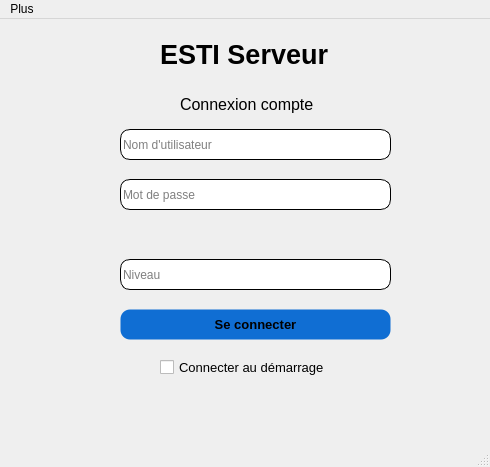
<?xml version="1.0" encoding="UTF-8"?>
<ui version="4.0">
 <class>MainWindow</class>
 <widget class="QMainWindow" name="MainWindow">
  <property name="geometry">
   <rect>
    <x>0</x>
    <y>0</y>
    <width>490</width>
    <height>467</height>
   </rect>
  </property>
  <property name="font">
   <font>
    <weight>50</weight>
    <bold>false</bold>
   </font>
  </property>
  <property name="windowTitle">
   <string>Connexion</string>
  </property>
  <property name="tabShape">
   <enum>QTabWidget::Rounded</enum>
  </property>
  <widget class="QWidget" name="centralwidget">
   <widget class="QPushButton" name="pushButton">
    <property name="geometry">
     <rect>
      <x>120</x>
      <y>290</y>
      <width>271</width>
      <height>31</height>
     </rect>
    </property>
    <property name="font">
     <font>
      <pointsize>10</pointsize>
      <weight>75</weight>
      <bold>true</bold>
     </font>
    </property>
    <property name="styleSheet">
     <string notr="true">background-color: rgb(16, 110, 211); border-style: solid; border-width: 1px; border-radius: 10px;</string>
    </property>
    <property name="text">
     <string>Se connecter</string>
    </property>
   </widget>
   <widget class="QLabel" name="label">
    <property name="geometry">
     <rect>
      <x>160</x>
      <y>20</y>
      <width>181</width>
      <height>31</height>
     </rect>
    </property>
    <property name="font">
     <font>
      <pointsize>20</pointsize>
      <weight>75</weight>
      <bold>true</bold>
     </font>
    </property>
    <property name="text">
     <string>ESTI Serveur</string>
    </property>
   </widget>
   <widget class="QLabel" name="label_2">
    <property name="geometry">
     <rect>
      <x>180</x>
      <y>70</y>
      <width>161</width>
      <height>31</height>
     </rect>
    </property>
    <property name="font">
     <font>
      <pointsize>12</pointsize>
      <weight>50</weight>
      <bold>false</bold>
     </font>
    </property>
    <property name="text">
     <string>Connexion compte</string>
    </property>
   </widget>
   <widget class="QLineEdit" name="lineEdit">
    <property name="geometry">
     <rect>
      <x>120</x>
      <y>110</y>
      <width>271</width>
      <height>31</height>
     </rect>
    </property>
    <property name="styleSheet">
     <string notr="true">border-style: solid; border-width: 1px; border-radius: 10px;</string>
    </property>
    <property name="text">
     <string/>
    </property>
    <property name="placeholderText">
     <string>Nom d'utilisateur</string>
    </property>
   </widget>
   <widget class="QLineEdit" name="lineEdit_2">
    <property name="geometry">
     <rect>
      <x>120</x>
      <y>160</y>
      <width>271</width>
      <height>31</height>
     </rect>
    </property>
    <property name="styleSheet">
     <string notr="true">border-style: solid; border-width: 1px; border-radius: 10px;</string>
    </property>
    <property name="placeholderText">
     <string>Mot de passe</string>
    </property>
   </widget>
   <widget class="QCheckBox" name="checkBox">
    <property name="geometry">
     <rect>
      <x>160</x>
      <y>340</y>
      <width>171</width>
      <height>17</height>
     </rect>
    </property>
    <property name="font">
     <font>
      <pointsize>10</pointsize>
     </font>
    </property>
    <property name="text">
     <string>Connecter au démarrage</string>
    </property>
   </widget>
   <widget class="QLineEdit" name="lineEdit_3">
    <property name="geometry">
     <rect>
      <x>120</x>
      <y>240</y>
      <width>271</width>
      <height>31</height>
     </rect>
    </property>
    <property name="styleSheet">
     <string notr="true">border-style: solid; border-width: 1px; border-radius: 10px;</string>
    </property>
    <property name="text">
     <string/>
    </property>
    <property name="placeholderText">
     <string>Niveau</string>
    </property>
   </widget>
   <widget class="QLabel" name="label_notif">
    <property name="geometry">
     <rect>
      <x>170</x>
      <y>370</y>
      <width>161</width>
      <height>21</height>
     </rect>
    </property>
    <property name="font">
     <font>
      <pointsize>12</pointsize>
      <weight>50</weight>
      <bold>false</bold>
     </font>
    </property>
    <property name="styleSheet">
     <string notr="true">color: red</string>
    </property>
    <property name="text">
     <string/>
    </property>
   </widget>
  </widget>
  <widget class="QMenuBar" name="menubar">
   <property name="geometry">
    <rect>
     <x>0</x>
     <y>0</y>
     <width>490</width>
     <height>20</height>
    </rect>
   </property>
   <widget class="QMenu" name="menuWeb">
    <property name="title">
     <string>Plus</string>
    </property>
    <addaction name="actionSource_Code"/>
    <addaction name="separator"/>
   </widget>
   <addaction name="menuWeb"/>
  </widget>
  <widget class="QStatusBar" name="statusbar"/>
  <action name="actionSource_Code">
   <property name="text">
    <string>Source Code</string>
   </property>
  </action>
 </widget>
 <resources/>
 <connections/>
</ui>
